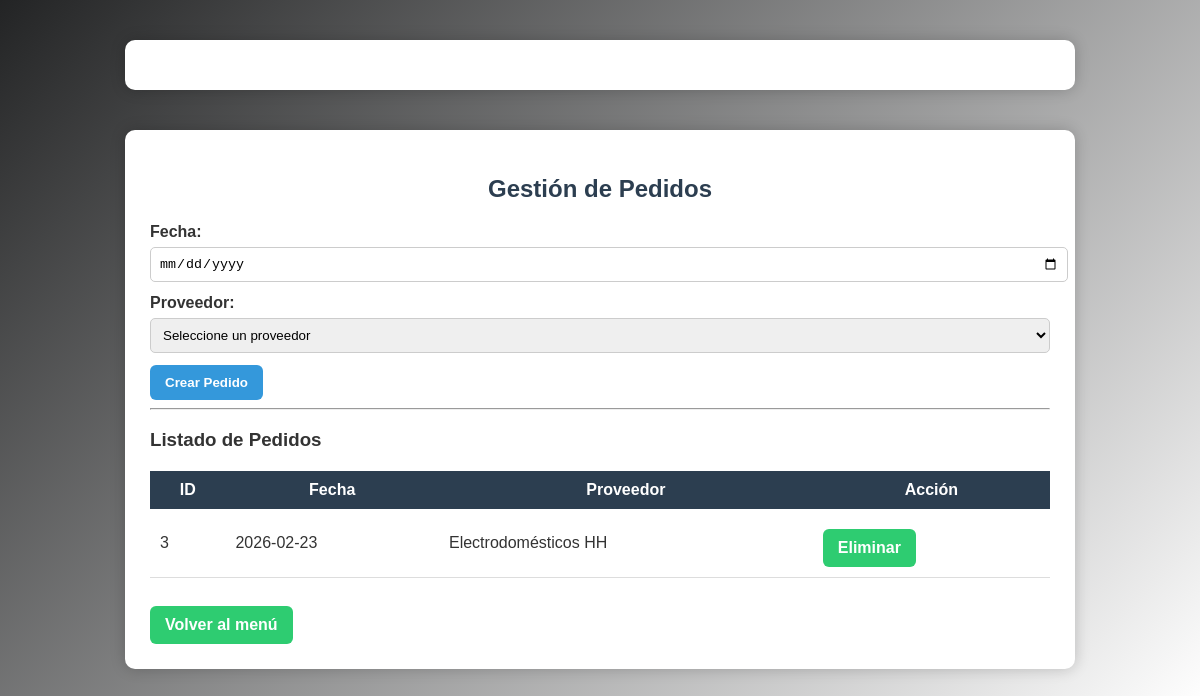
Page /pedidos.php (signed in) on the committed database.
### tables this page shows
CREATE TABLE `pedidos` (
  `id` int(11) NOT NULL,
  `fecha` date NOT NULL,
  `id_proveedor` int(11) DEFAULT NULL
);

CREATE TABLE `proveedores` (
  `id` int(11) NOT NULL,
  `nombre` varchar(100) NOT NULL,
  `telefono` varchar(50) DEFAULT NULL,
  `direccion` varchar(150) DEFAULT NULL
);

### pedidos.php (the view, shortened to what this page needs)
<!DOCTYPE html>
<html>
<head>
    <link rel="stylesheet" href="estilos.css">
</head>
<?php
include("conexionbd.php");
?>
<body>
<div class="container">
<h2>Gestión de Pedidos</h2>
<form method="POST">
    <label>Fecha:</label>
    <input type="date" name="fecha" required>
    <label>Proveedor:</label>
    <select name="id_proveedor" required>
        <option value="">Seleccione un proveedor</option>
    </select>
    <button type="submit">Crear Pedido</button>
</form>
<hr>
<h3>Listado de Pedidos</h3>
<table>
<tr>
    <th>ID</th>
    <th>Fecha</th>
    <th>Proveedor</th>
    <th>Acción</th>
</tr>
<?php
$sql = "SELECT pedidos.id, pedidos.fecha, proveedores.nombre AS proveedor
        FROM pedidos
        INNER JOIN proveedores ON pedidos.id_proveedor = proveedores.id";
$resultado = mysqli_query($conexion, $sql);
while ($fila = mysqli_fetch_assoc($resultado)) {
    echo "<tr>";
    echo "<td>".$fila['id']."</td>";
    echo "<td>".$fila['fecha']."</td>";
    echo "<td>".$fila['proveedor']."</td>";
    echo "<td>
            <a class='btn' href='pedidos.php?eliminar=".$fila['id']."'>Eliminar</a>
          </td>";
    echo "</tr>";
}
?>
</table>
<br>
<a class="btn" href="menu.php">Volver al menú</a>
</div>
</body>
</html>

### estilos.css (style rules this page uses)
body { margin: 0; font-family: Arial, Helvetica, sans-serif; background: linear-gradient(135deg, #232425, #ffffff); color: #333; }
.container { width: 80%; max-width: 900px; margin: 40px auto; background: white; padding: 25px; border-radius: 10px; box-shadow: 0px 0px 15px rgba(0,0,0,0.2); }
h1, h2 { text-align: center; color: #2c3e50; }
a { text-decoration: none; }
.btn { display: inline-block; padding: 10px 15px; background: #2ecc71; color: white; border-radius: 6px; font-weight: bold; margin-top: 10px; }
table { width: 100%; border-collapse: collapse; margin-top: 20px; }
table th { background: #2c3e50; color: white; padding: 10px; }
table td { padding: 10px; border-bottom: 1px solid #ddd; }
input, select { width: 100%; padding: 8px; margin: 6px 0 12px 0; border-radius: 5px; border: 1px solid #ccc; }
button { padding: 10px 15px; border: none; background: #3498db; color: white; border-radius: 6px; font-weight: bold; cursor: pointer; }
form label { font-weight: bold; }

### rows in the picture
pedidos: id "3", fecha "2026-02-23", id_proveedor.nombre "Electrodomésticos HH"
